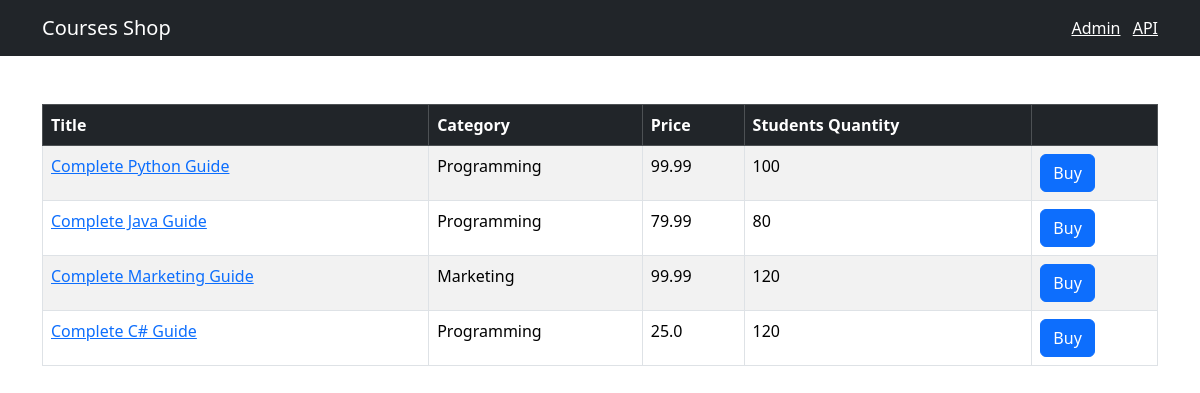
The page / on the database its author committed.
### fizik_shop/models.py (models this page shows, shortened)
class Course(models.Model):
    title = models.CharField(max_length=300)
    price = models.FloatField()
    students_qty = models.IntegerField()
    reviews_qty = models.IntegerField()
    category = models.ForeignKey(Category, on_delete=models.CASCADE)
    created_at = models.DateField(default=timezone.now)

class Category(models.Model):
    title = models.CharField(max_length=255)
    created_at = models.DateField(default=timezone.now)
    def __str__(self):  # магический метод (конвертация в строку) для отображения категории в панели админа
        return self.title

### fizik_shop/views.py (the view)
# urls.py: urlpatterns = [path('', include(api.urls), name='index')]
def index(request):
    courses = Course.objects.all()
    return render(request, 'fizik_shop/courses.html', {'courses': courses}) # использование шаблона HTML для отображения страницы клиенту

### templates/fizik_shop/courses.html (shortened to what this page needs)
{% extends 'base.html' %}
{% block content%}
<table class="table mt-5 table-bordered table-striped table-hover">
    <thead class="table-dark">
    <tr>
        <th>Title</th>
        <th>Category</th>
        <th>Price</th>
        <th>Students Quantity</th>
        <th></th>
    </tr>
    <tbody>
    {% for course in courses %}
    <tr>
        <td>
            <a href={% url "fizik_shop:single_course" course.id %}>{{course.title}}</a>
        </td>
        <td>{{course.category}}</td>
        <td>{{course.price}}</td>
        <td>{{course.students_qty}}</td>
        <td><button class="btn btn-primary">Buy</button></td>
    </tr>
    {% endfor %}
    </tbody>
    </thead></table>
{% endblock %}

### templates/base.html (shortened to what this page needs)
<!doctype html>
<html lang="en">
<head>
    <link href="https://cdn.jsdelivr.net/npm/bootstrap@5.3.2/dist/css/bootstrap.min.css" rel="stylesheet">
</head>
<body>
    <nav class="navbar navbar-dark bg-dark">
        <div class="container">
            <a href={% url "fizik_shop:index" %} class="navbar-brand">Courses Shop</a>
            <span class="navbar-text">
                <a href="/admin/" class="me-2" target="_blank">Admin</a>
                <a href="/api/v1/" target="_blank">API</a>
            </span>
        </div>
    </nav>
    <main class="container">
          {% block content %}
          {% endblock %}
    </main>
</body>
</html>

### rows shown on the page
Course: title "Complete Python Guide", category "Programming", price "99.99", students_qty "100"
Course: title "Complete Java Guide", category "Programming", price "79.99", students_qty "80"
Course: title "Complete Marketing Guide", category "Marketing", price "99.99", students_qty "120"
Course: title "Complete C# Guide", category "Programming", price "25.0", students_qty "120"
